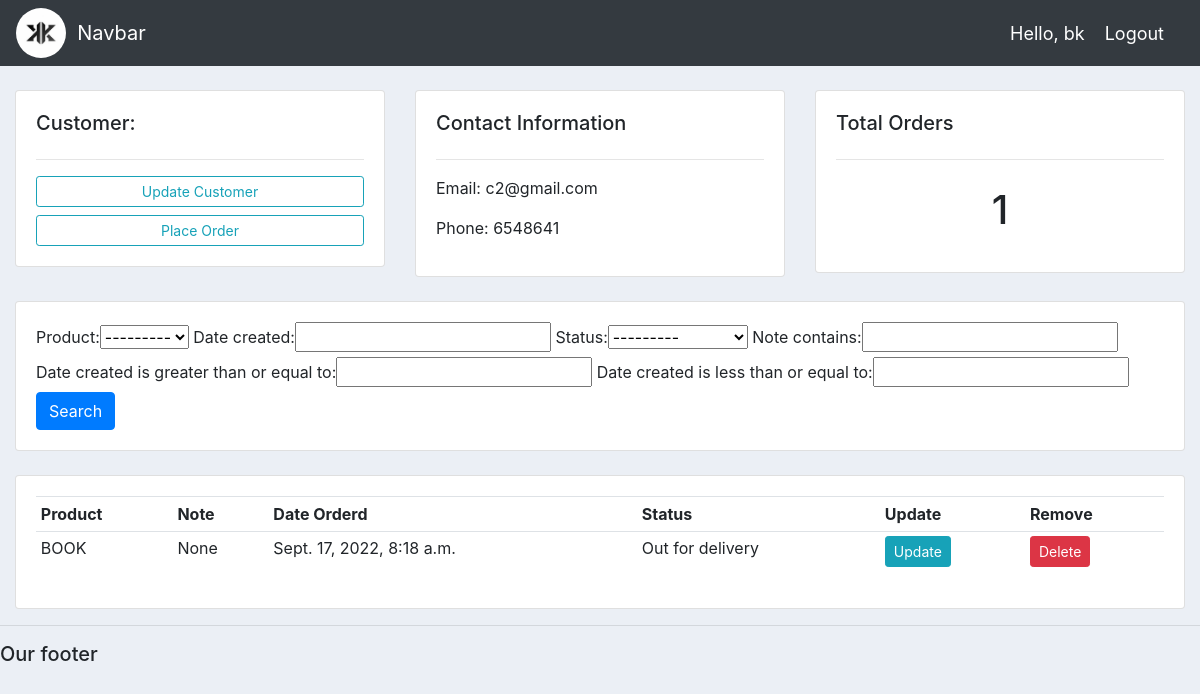
The app's page /customer/1/ (signed in) with its own data.
### accounts/models.py (models this page shows, shortened)
class Customer(models.Model):
	user= models.OneToOneField(User,null=True,on_delete=models.CASCADE)
	name = models.CharField(max_length=200, null=True)
	phone = models.CharField(max_length=200, null=True)
	email = models.CharField(max_length=200, null=True)
	date_created = models.DateTimeField(auto_now_add=True, null=True)

class Order(models.Model):
	STATUS = (
			('Pending', 'Pending'),
			('Out for delivery', 'Out for delivery'),
			('Delivered', 'Delivered'),
			)
	customer = models.ForeignKey(Customer,null=True,on_delete=models.SET_NULL)
	product =  models.ForeignKey(Product,null=True,on_delete=models.SET_NULL)
	date_created = models.DateTimeField(auto_now_add=True, null=True)
	status = models.CharField(max_length=200, null=True, choices=STATUS)
	note = models.CharField(max_length=1000, null=True)

class Product(models.Model):
	CATEGORY = (
			('Indoor', 'Indoor'),
			('Out Door', 'Out Door'),
			)
	name = models.CharField(max_length=200, null=True)
	price = models.FloatField(null=True)
	category = models.CharField(max_length=200, null=True, choices=CATEGORY)
	description = models.CharField(max_length=200, null=True,blank=True)
	date_created = models.DateTimeField(auto_now_add=True, null=True)
	tags=models.ManyToManyField(Tag)
	def __str__(self):
		return self.name

### accounts/decorators.py (the view)
		def wrapper_func(request, *args, **kwargs):
			group = None
			if request.user.groups.exists():
				group = request.user.groups.all()[0].name
			if group in allowed_roles:
				return view_func(request, *args, **kwargs)
			else:
				return HttpResponse('You are not authorized to view this page')

### accounts/views.py (called while the page is built)
@login_required(login_url='login')
@allowed_users(allowed_roles=['admin'])
def customer(request, pk_test):
	customer = Customer.objects.get(id=pk_test)
	orders = customer.order_set.all()
	order_count = orders.count()
	myFilter = OrderFilter(request.GET, queryset=orders)
	orders = myFilter.qs
	context = {'customer':customer, 'orders':orders, 'order_count':order_count,
	'myFilter':myFilter}
	return render(request, 'accounts/customer.html',context)

### accounts/templates/accounts/customer.html
{%  extends 'accounts/main.html' %}
{% block content %}
	<br>
<div class="row">
	<div class="col-md">
		<div class="card card-body">
			<h5>Customer:</h5>
			<hr>
			<a class="btn btn-outline-info  btn-sm btn-block" href="">Update Customer</a>
			<a class="btn btn-outline-info  btn-sm btn-block" href="{% url 'create_order' customer.id %}">Place Order</a>
		</div>
	</div>
	<div class="col-md">
		<div class="card card-body">
			<h5>Contact Information</h5>
			<hr>
			<p>Email: {{customer.email}}</p>
			<p>Phone: {{customer.phone}}</p>
		</div>
	</div>
	<div class="col-md">
		<div class="card card-body">
			<h5>Total Orders</h5>
			<hr>
			<h1 style="text-align: center;padding: 10px">{{order_count}}</h1>
		</div>
	</div>
</div>
<br>
<div class="row">
	<div class="col">
		<div class="card card-body">
			<form method="get">
				{{myFilter.form}}
		    <button class="btn btn-primary" type="submit">Search</button>
		  </form>
		</div>
	</div>
</div>
<br>
<div class="row">
	<div class="col-md">
		<div class="card card-body">
			<table class="table table-sm">
				<tr>
					<th>Product</th>
					<th>Note</th>
					<th>Date Orderd</th>
					<th>Status</th>
					<th>Update</th>
					<th>Remove</th>
				</tr>
				{% for order in orders %}
				<tr>
					<td>{{order.product}}</td>
					<td>{{order.note}}</td>
					<td>{{order.date_created}}</td>
					<td>{{order.status}}</td>
					<td><a class="btn btn-sm btn-info" href="{% url 'update_order' order.id %}">Update</a></td>
					<td><a class="btn btn-sm btn-danger" href="{% url 'delete_order' order.id %}">Delete</a></td>
				</tr>
				{% endfor %}
			</table>
		</div>
	</div>
</div>
{% endblock %}

### accounts/templates/accounts/navbar.html (shortened to what this page needs)
{% load static %}
<nav class="navbar navbar-expand-lg navbar-dark bg-dark">
   <img style="border-radius:50%;  " src="{% static 'images/logo.png' %}" class="resize" alt="">
    <a class="navbar-brand" href="#">&nbsp; Navbar</a>
<span class="hello-msg">Hello,  {{request.user}} </span>
<span><a class="hello-msg" href="{% url 'logout' %}">Logout</a></span>
  </nav>

### static/css/main.css (style rules this page uses)
body { background-color: #ebeff5; }

### accounts/templates/accounts/navbar.html (style rules this page uses)
.hello-msg { font-size: 18px; color: #fff; margin-right: 20px; }
.resize { width: 50px; height: auto; }

### records on screen
Customer: email "c2@gmail.com", phone "6548641"
Order: product "BOOK", note "None", date_created "Sept. 17, 2022, 8:18 a.m.", status "Out for delivery"

### other values on screen
{{ request.user }} "bk"
{{ order_count }} "1"
